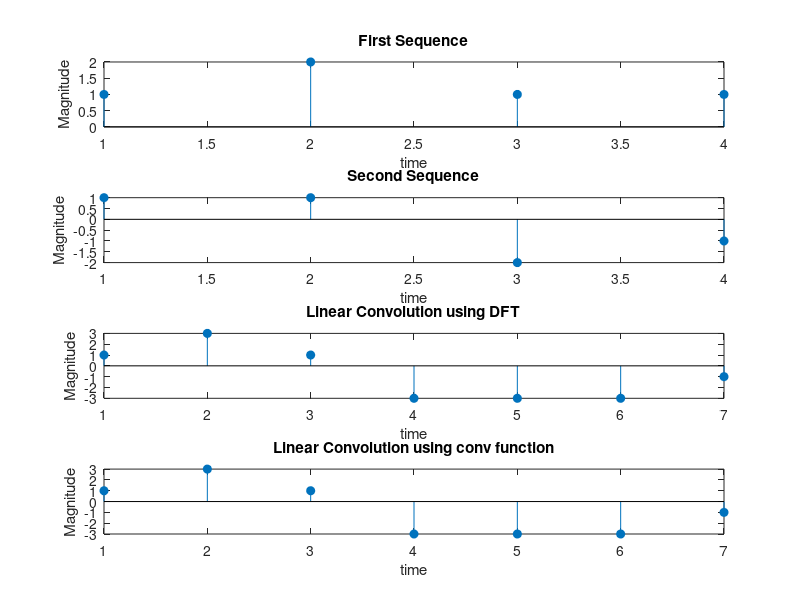

MATLAB code for this plot:
clc
clear all
close all
x1 = [1 2 1 1] % first array
x1pad = [x1 zeros(1,7-length(x1))] % zero padding of x1
y1 = fft(x1pad) %DFT of first array
x2 = [1 1 -2 -1] % second array
x2pad = [x2 zeros(1,7-length(x2))] % zero padding of x2
y2 = fft(x2pad) % DFTa of second array
% inverse DFT of multiplicatin of X1(w) and X2(w)
lin_conv = ifft(y1.*y2) 
% plotting graphs and output
subplot(411);stem(x1,'filled')
title('First Sequence')
xlabel('time');ylabel('Magnitude')
subplot(412);stem(x2,'filled')
title('Second Sequence')
xlabel('time');ylabel('Magnitude')
subplot(413)
stem(lin_conv,'filled')
title('Linear Convolution using DFT')
xlabel('time');ylabel('Magnitude')
subplot(414)
stem(conv(x1,x2),'filled')
title('Linear Convolution using conv function')
xlabel('time');ylabel('Magnitude')
% display outputs
disp('first sequence');disp(x1)
disp('second sequence');disp(x2)
disp('Linear Convolution using DFT');disp(lin_conv)
disp('Linear Convolution using conv function')
disp(conv(x1,x2))
